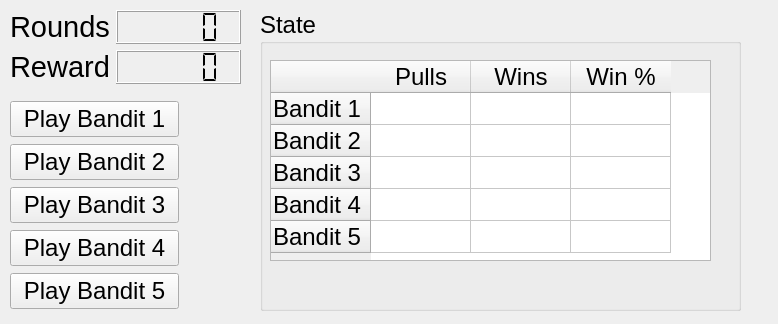
<?xml version="1.0" encoding="UTF-8"?>
<ui version="4.0">
 <class>MainWindow</class>
 <widget class="QMainWindow" name="MainWindow">
  <property name="geometry">
   <rect>
    <x>0</x>
    <y>0</y>
    <width>778</width>
    <height>324</height>
   </rect>
  </property>
  <property name="windowTitle">
   <string>Bandit Casino </string>
  </property>
  <widget class="QWidget" name="centralWidget">
   <widget class="QWidget" name="formLayoutWidget_2">
    <property name="geometry">
     <rect>
      <x>10</x>
      <y>10</y>
      <width>231</width>
      <height>80</height>
     </rect>
    </property>
    <layout class="QFormLayout" name="formLayout_2">
     <item row="0" column="0">
      <widget class="QLabel" name="label">
       <property name="font">
        <font>
         <pointsize>22</pointsize>
        </font>
       </property>
       <property name="text">
        <string>Rounds</string>
       </property>
      </widget>
     </item>
     <item row="0" column="1">
      <widget class="QLCDNumber" name="lbl_pull_count">
       <property name="segmentStyle">
        <enum>QLCDNumber::Flat</enum>
       </property>
       <property name="value" stdset="0">
        <double>0.000000000000000</double>
       </property>
       <property name="intValue" stdset="0">
        <number>0</number>
       </property>
      </widget>
     </item>
     <item row="1" column="0">
      <widget class="QLabel" name="label_2">
       <property name="font">
        <font>
         <pointsize>22</pointsize>
        </font>
       </property>
       <property name="text">
        <string>Reward</string>
       </property>
      </widget>
     </item>
     <item row="1" column="1">
      <widget class="QLCDNumber" name="lbl_pull_count_2">
       <property name="segmentStyle">
        <enum>QLCDNumber::Flat</enum>
       </property>
       <property name="value" stdset="0">
        <double>0.000000000000000</double>
       </property>
       <property name="intValue" stdset="0">
        <number>0</number>
       </property>
      </widget>
     </item>
    </layout>
   </widget>
   <widget class="QWidget" name="verticalLayoutWidget">
    <property name="geometry">
     <rect>
      <x>10</x>
      <y>100</y>
      <width>169</width>
      <height>211</height>
     </rect>
    </property>
    <property name="font">
     <font>
      <pointsize>18</pointsize>
     </font>
    </property>
    <layout class="QVBoxLayout" name="verticalLayout">
     <item>
      <widget class="QPushButton" name="pull_arm1">
       <property name="font">
        <font>
         <pointsize>18</pointsize>
        </font>
       </property>
       <property name="text">
        <string>Play Bandit 1</string>
       </property>
      </widget>
     </item>
     <item>
      <widget class="QPushButton" name="pull_arm2">
       <property name="font">
        <font>
         <pointsize>18</pointsize>
        </font>
       </property>
       <property name="text">
        <string>Play Bandit 2</string>
       </property>
      </widget>
     </item>
     <item>
      <widget class="QPushButton" name="pull_arm3">
       <property name="font">
        <font>
         <pointsize>18</pointsize>
        </font>
       </property>
       <property name="text">
        <string>Play Bandit 3</string>
       </property>
      </widget>
     </item>
     <item>
      <widget class="QPushButton" name="pull_arm4">
       <property name="font">
        <font>
         <pointsize>18</pointsize>
        </font>
       </property>
       <property name="text">
        <string>Play Bandit 4</string>
       </property>
      </widget>
     </item>
     <item>
      <widget class="QPushButton" name="pull_arm4_2">
       <property name="font">
        <font>
         <pointsize>18</pointsize>
        </font>
       </property>
       <property name="text">
        <string>Play Bandit 5</string>
       </property>
      </widget>
     </item>
    </layout>
   </widget>
   <widget class="QGroupBox" name="groupBox">
    <property name="geometry">
     <rect>
      <x>260</x>
      <y>10</y>
      <width>481</width>
      <height>301</height>
     </rect>
    </property>
    <property name="font">
     <font>
      <pointsize>18</pointsize>
     </font>
    </property>
    <property name="title">
     <string>State</string>
    </property>
    <widget class="QTableWidget" name="tableWidget">
     <property name="geometry">
      <rect>
       <x>10</x>
       <y>50</y>
       <width>441</width>
       <height>201</height>
      </rect>
     </property>
     <property name="font">
      <font>
       <pointsize>18</pointsize>
      </font>
     </property>
     <row>
      <property name="text">
       <string>Bandit 1</string>
      </property>
     </row>
     <row>
      <property name="text">
       <string>Bandit 2</string>
      </property>
     </row>
     <row>
      <property name="text">
       <string>Bandit 3</string>
      </property>
     </row>
     <row>
      <property name="text">
       <string>Bandit 4</string>
      </property>
     </row>
     <row>
      <property name="text">
       <string>Bandit 5</string>
      </property>
     </row>
     <column>
      <property name="text">
       <string>Pulls</string>
      </property>
     </column>
     <column>
      <property name="text">
       <string>Wins</string>
      </property>
     </column>
     <column>
      <property name="text">
       <string>Win %</string>
      </property>
     </column>
     <item row="0" column="0">
      <property name="text">
       <string/>
      </property>
     </item>
    </widget>
   </widget>
  </widget>
 </widget>
 <resources/>
 <connections/>
</ui>
